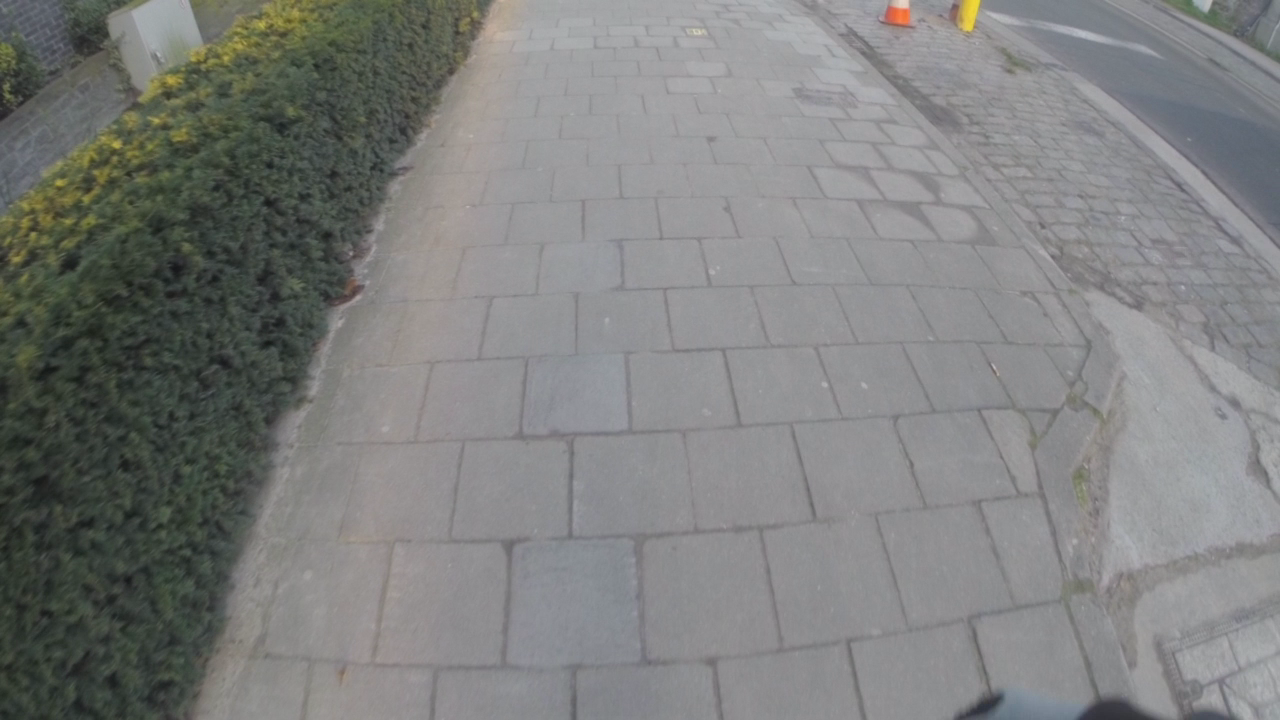
//> input picture Detectors/VoetpadTegelDetector2/tegel3.png, 1280 x 720 px
$ ./main tegel3.png tegel3.png   (built with g++ and OpenCV 4)
//> lines starting //> are read from the running program, lines starting //| are printed output that depends on the picture
#include <opencv2/opencv.hpp>

#include <fstream>
#include <vector>

cv::Mat roi;
std::vector<int> horz, vert;
int min_horz, min_vert;

int get_min_dist(const std::vector<int>& values) {

    if (values.size() < 2) {
        return -1;
    } else {
        int min_dist = INT_MAX;
        for (int i = 0; i < values.size(); i++) {
            for (int j = i + 1; j < values.size(); j++) {
                int distance = std::abs(values[j] - values[i]);
                if (distance > 40 && distance < min_dist) {
                    min_dist = distance;
                }
            }
        }
        if (min_dist == INT_MAX) {
            return -1;
        } else {
            return min_dist;
        }
    }
}

void CannyThreshold(int, void*, bool isHorz) {

    const int lowThreshold = 30;
    const int ratio = 3;
    const int kernel_size = 3;

    cv::Mat detected_edges;

    //blur
    cv::GaussianBlur(roi, detected_edges, cv::Size(5, 5), 0, 0);

    //Canny
    cv::Canny(detected_edges, detected_edges, lowThreshold, lowThreshold*ratio, kernel_size);

    //Hough lines
    std::vector<cv::Vec2f> lines;
    cv::HoughLines(detected_edges, lines, 1, CV_PI / 180, 100, 0, 0);

    //check all lines
    for (int i = 0; i < lines.size(); i++) {
        float rho = lines[i][0], theta = lines[i][1];
        double a = cos(theta), b = sin(theta);
        double x0 = a * rho, y0 = b * rho;

        // theta == dicht bij 0 ,pi of 2pi -> verticaal
        if (!isHorz && (abs(theta) < 0.3 || abs(theta - 3.14) < 0.3 || abs(theta - 6.28) < 0.3)) {
            vert.push_back(cvRound(x0));
        }
        // theta == dicht bij pi/2 of 3pi/2 -> horizontaal
        else if (isHorz && (abs(theta - 1.57) < 0.031 || abs(theta - 4.71) < 0.031)) {
            horz.push_back(cvRound(y0));
        }
    }

    if (isHorz) {
        min_horz = get_min_dist(horz);
    } else {
        min_vert = get_min_dist(vert);
    }
}

int main(int argc, char** argv) {

    //init
    horz.clear();
    vert.clear();

    //read image
    cv::Mat src = cv::imread(argv[1]);
//> src is the input picture: 720 rows x 1280 cols, CV_8UC3; mean B, G, R 125.8, 127.1, 125.9

    //transform image
    cv::Mat transformationMatrix = (cv::Mat_<float>(3, 3) << 1.942573224833244, 1.856642874874286, -660.9095655794609,
                                -0.1277720821771055, 3.49452191344536, -74.85814843188734,
                                -0.0001991185697340266, 0.003015718375164935, 1);

    warpPerspective(src, src, transformationMatrix, src.size());
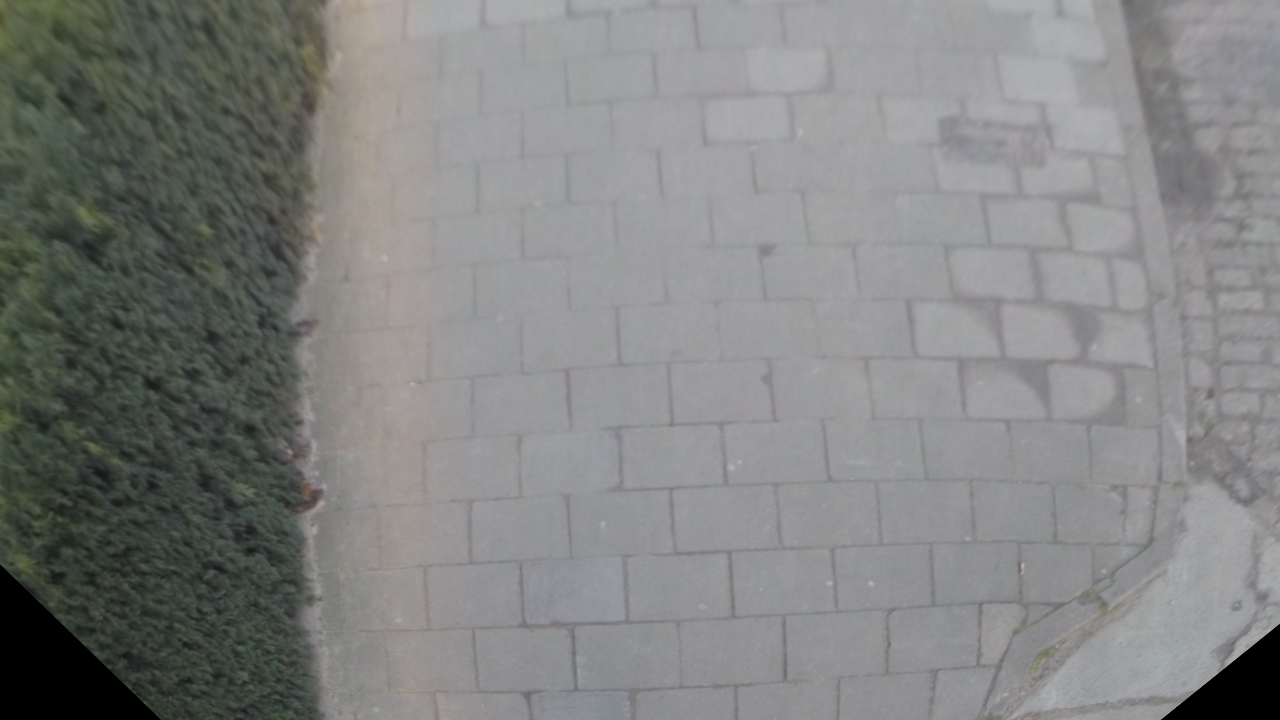
//> src: 720 rows x 1280 cols, CV_8UC3; mean B, G, R 129.4, 130.5, 129.6

    //fix saturation
    cv::Mat saturation = cv::Mat::zeros(src.size(), src.type());
    for (int y = 0; y < src.rows; y++) {
        for (int x = 0; x < src.cols; x++) {
            for (int c = 0; c < 3; c++) {
                saturation.at<cv::Vec3b>(y, x)[c] = cv::saturate_cast<unsigned char>(3 * (src.at<cv::Vec3b>(y, x)[c]) - 300);
            }
        }
    }
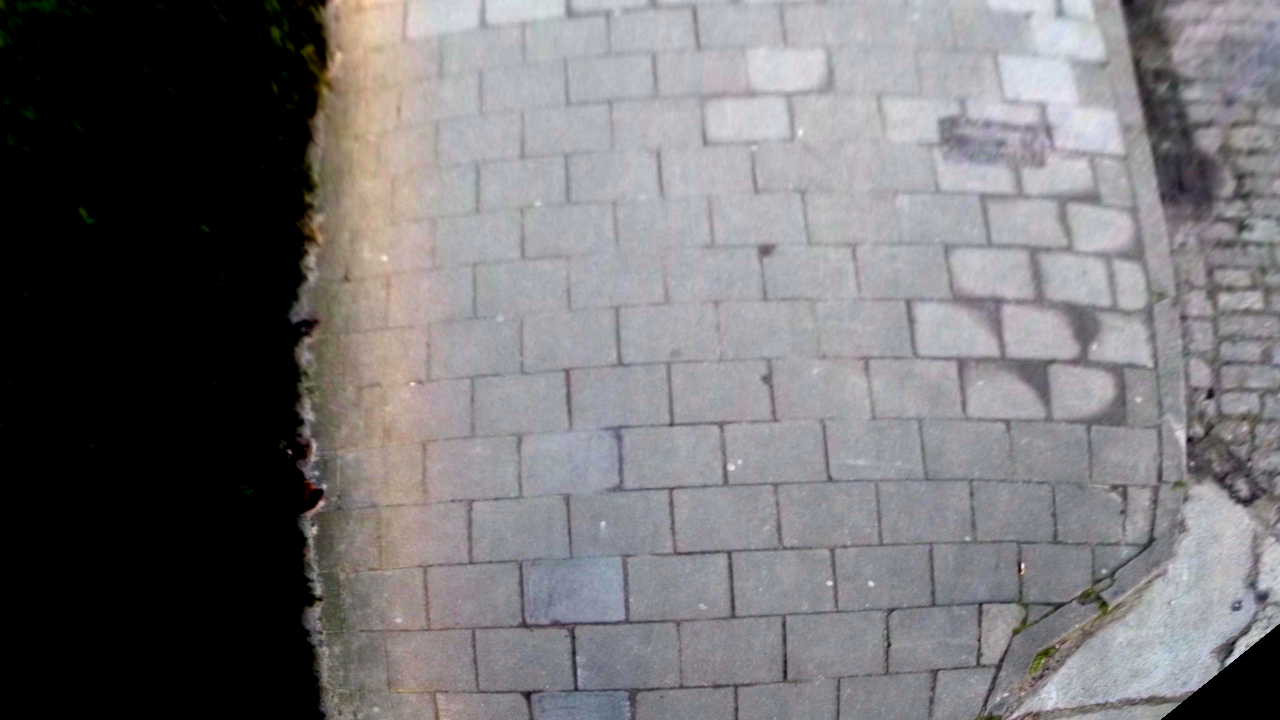
//> saturation: 720 rows x 1280 cols, CV_8UC3; mean B, G, R 117.8, 115, 117

    //region-of-interest
    roi = cv::Mat(saturation, cv::Rect(src.cols / 3, src.rows / 2, src.cols / 2, src.rows / 3));
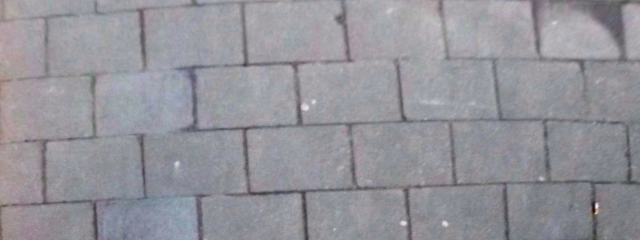
//> roi: 240 rows x 640 cols, CV_8UC3; mean B, G, R 154.2, 147.5, 148.1

    //calculate min_hor distance and min_vert distance
    CannyThreshold(0, 0, true); //horz
//> (the run ends here: the program stops with an error, at `cv::Canny(detected_edges, detected_edges, lowThreshold, lowThreshold*r..`)
